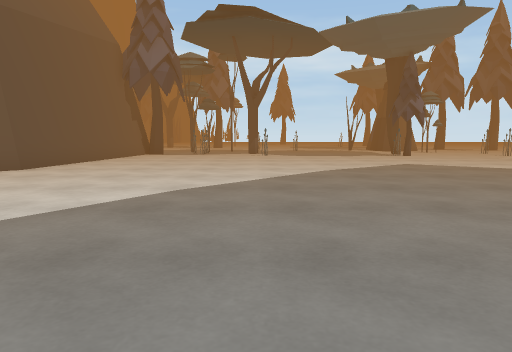
view 1 (above)

16 first-person views from a walk through a Unity game level. The camera is 1.4 m above the floor, tilts 6° down and sees 70° across. The floor is counted in squares, 2 m on a side. Each view is taken from the middle of a square. On the plan, view 1 faces up. The plan holds only what a view shows up to about 11 squares ahead; the rest is blank. The place goes on beyond the plan. The player is left out. Some surface patterns are stand-ins.

view 2
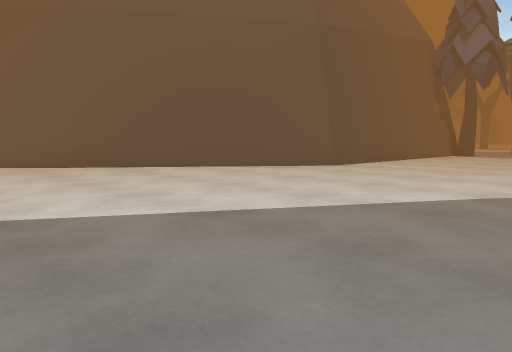

view 3
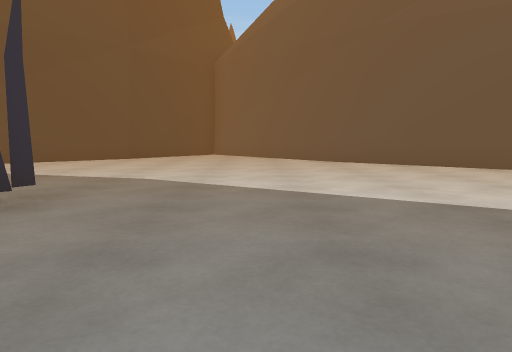

view 4
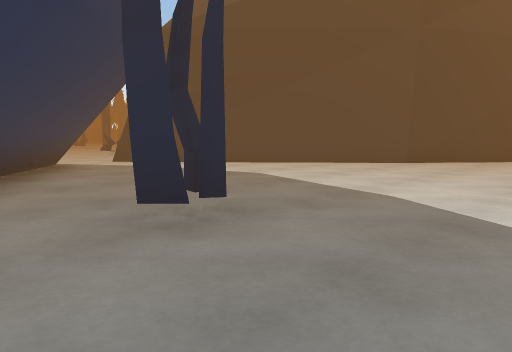

view 5
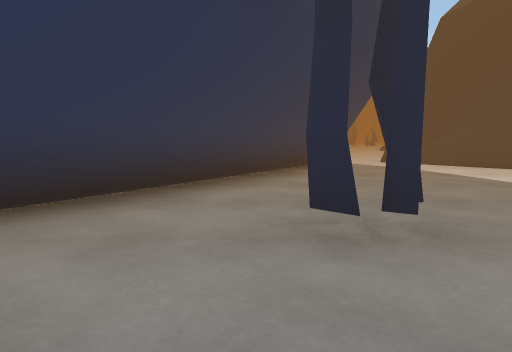

view 6
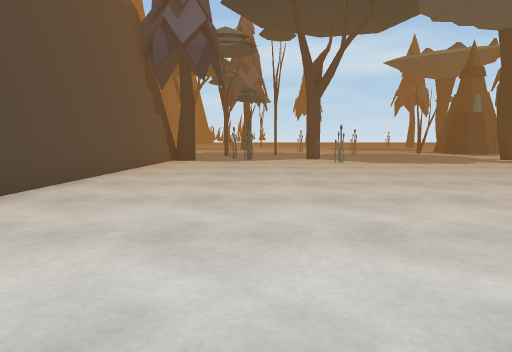

view 7
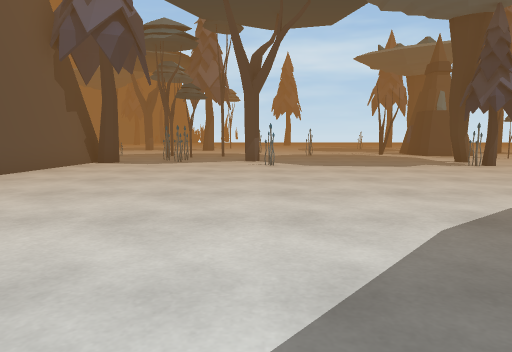

view 8
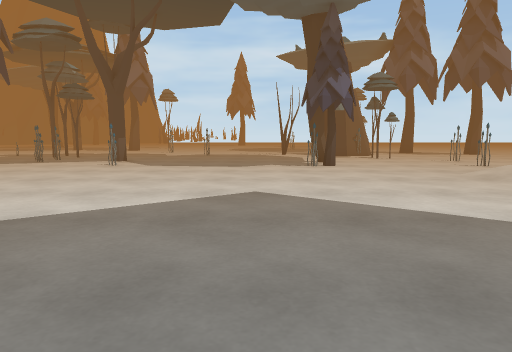

view 9
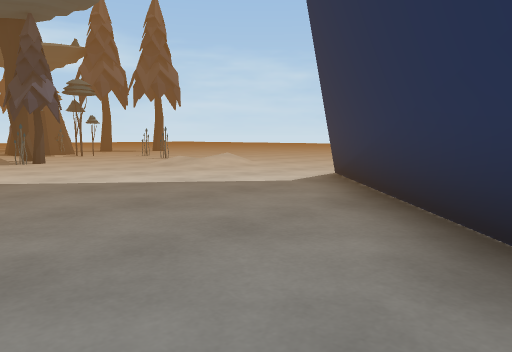

view 10
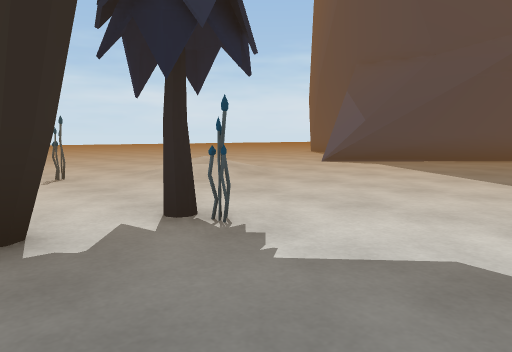

view 11
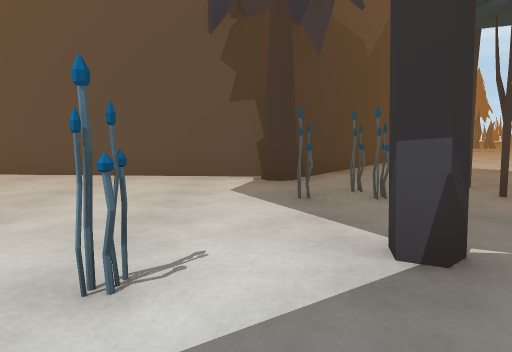

view 12
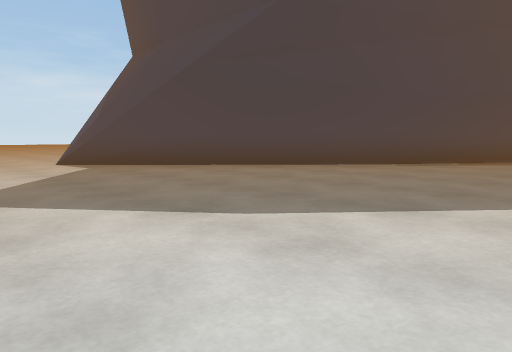

view 13
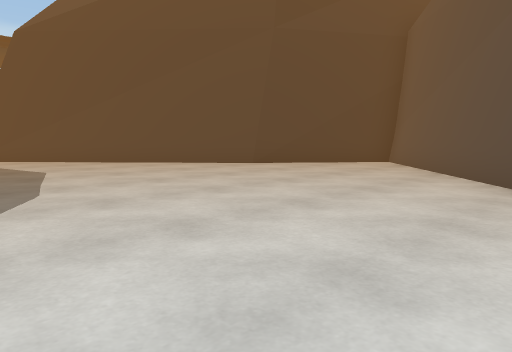

view 14
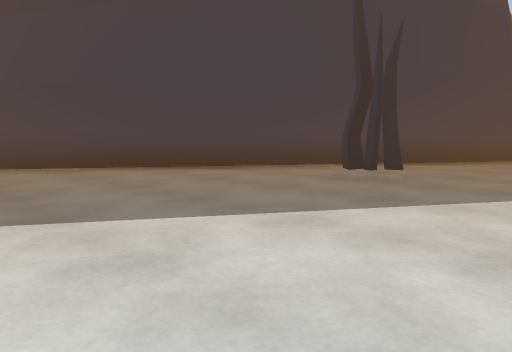

view 15
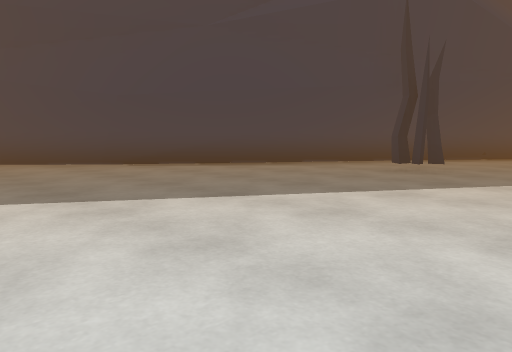

view 16
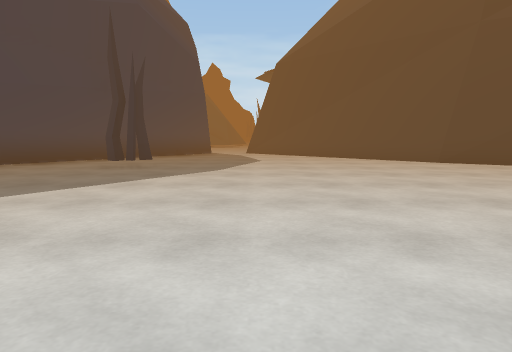

### Floor plan
Key: @ floor where view 1 was taken; # wall or solid block; . floor; / step, stairs or slope; O other object.
Columns run from 14 left of view 1 to 9 right of it. Each row starts with its distance up from view 1.
 16          #OOO.O.....O...
 15          #..............
 14          #....O....OO..O
 13          #..............
 12          #............//
 11          #............//
 10          #............./
  9         ##..............
  8         #...............
  7        ##..............#
  6       ##..............##
  5      ##..............##
  4      #..............##
  3     ##.............##
  2    ##.............##
  1  ###.............##
  0 ##............@.##
 -1 #..............##
 -2 #..............#
 -3 ##.........#..##
 -4  ##..........##
 -5   ##.........#
 -6    ##.......##
 -7     ##.....##
 -8      ##....#
 -9       ##..##

Where each view was taken, in squares from view 1:
view 1: 0 up, 0 right, facing up
view 2: 0 up, 0 right, facing up-left
view 3: 0 up, 1 right, facing left
view 4: 0 up, 1 left, facing down-left
view 5: 0 up, 2 left, facing down
view 6: 4 up, 2 left, facing up
view 7: 5 up, 0 right, facing up
view 8: 5 up, 4 right, facing up
view 9: 3 up, 3 right, facing up-right
view 10: 16 up, 3 right, facing down-right
view 11: 15 up, 2 right, facing left
view 12: 10 up, 1 left, facing down-right
view 13: 3 up, 4 left, facing down-left
view 14: 3 up, 6 left, facing down-right
view 15: 5 up, 6 left, facing down-right
view 16: 6 up, 6 left, facing down
